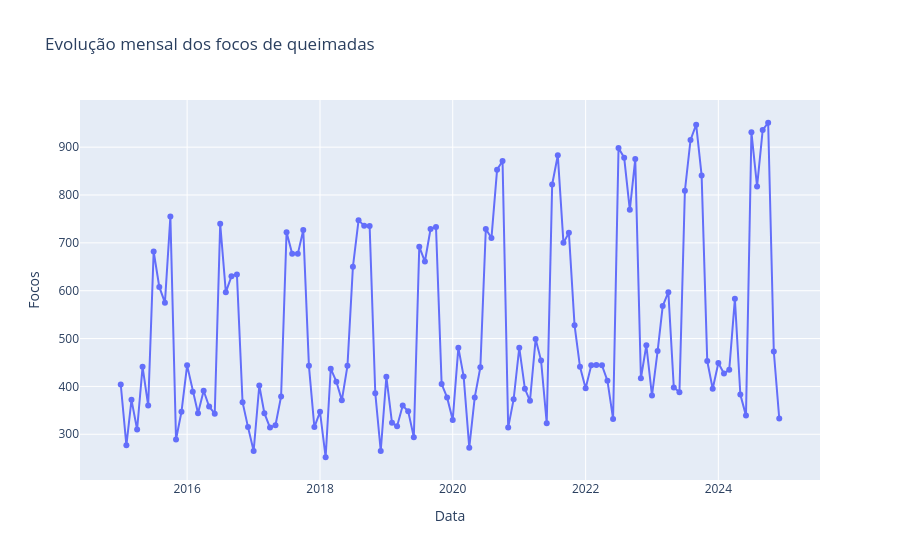

The notebook cell saved with this chart:
### Markdown cell above
## 8. Evolução temporal

### Code cell
temporal = df.groupby("data", as_index=False)["focos_queimada"].sum()

fig = px.line(
    temporal,
    x="data",
    y="focos_queimada",
    markers=True,
    title="Evolução mensal dos focos de queimadas"
)
fig.update_layout(xaxis_title="Data", yaxis_title="Focos")
fig.show()

anual = df.groupby("ano", as_index=False)["focos_queimada"].sum()
display(anual)
